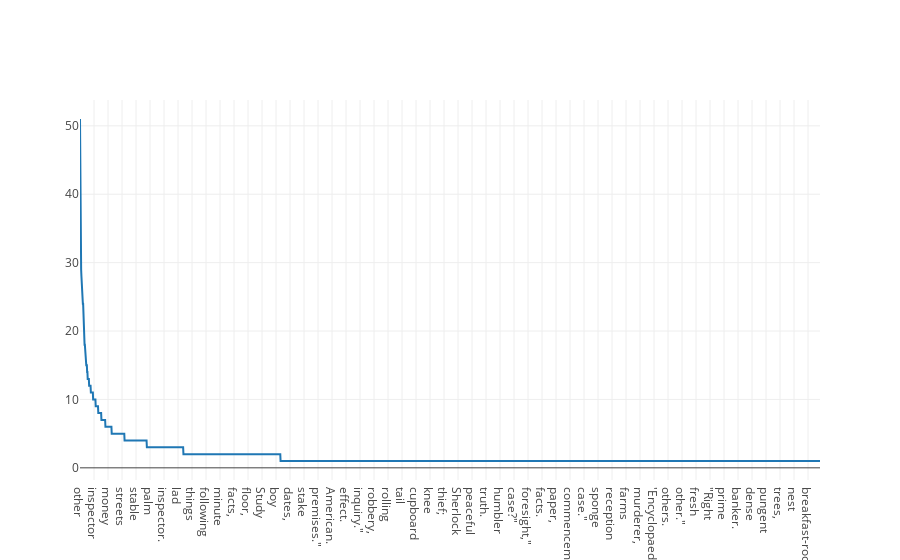
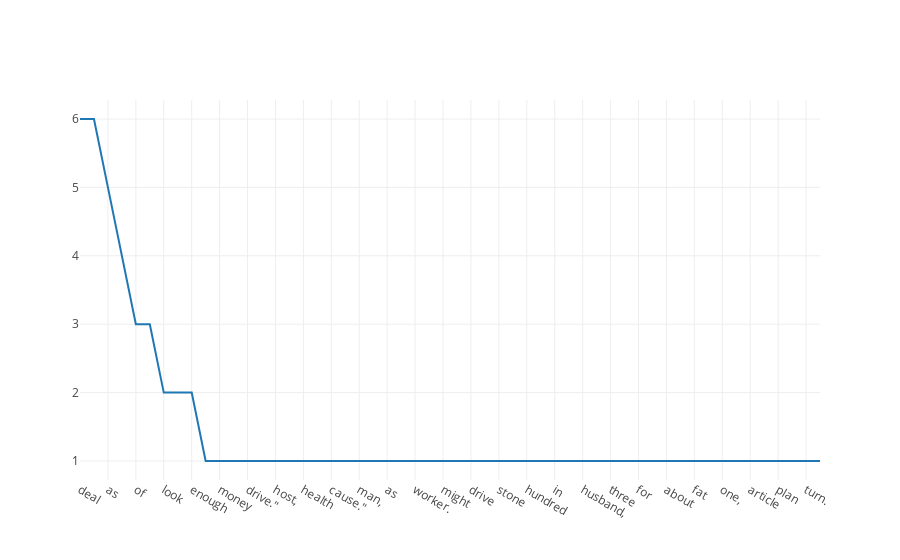

Notebook cell for these charts, in order:
### Code cell
# Let us look at 

def bgof(x, y):
    return {k[1] : v for k, v in x.items() if k[0] == y}

sorted_the = sorted(bgof(bigrams, 'the').items(), key = lambda x : x[1], reverse=True)
iplot([{"x" : list(zip(*sorted_the))[0], "y": list(zip(*sorted_the))[1]}])

sorted_good = sorted(bgof(bigrams, 'good').items(), key = lambda x : x[1], reverse=True)
iplot([{"x" : list(zip(*sorted_good))[0], "y": list(zip(*sorted_good))[1]}])

#make_table(list(bgof(bigrams, 'good').items()))

print(bgof(bigrams, 'good')['man'])
print(bgof(bigrams, 'the')['man'])

### Figure 1 — Plotly figure (JSON) as saved in the notebook; plotly's stock layout.template omitted (floating-point values rounded to 4 significant figures; data arrays with more than 128 entries replaced by an {"elided": "..."} marker saying what was removed)
{"data": [{"type": "scatter", "uid": "fc8b87a4-a595-11e8-9233-8cec4b02ab43", "x": {"elided": "2591 str values"}, "y": {"elided": "2591 int values"}}], "layout": {}}

### Figure 2 — Plotly figure (JSON) as saved in the notebook; plotly's stock layout.template omitted (floating-point values rounded to 4 significant figures)
{"data": [{"type": "scatter", "uid": "fc8b87a6-a595-11e8-9233-8cec4b02ab43", "x": ["deal", "enough", "as", "a", "of", "sense", "look", "to", "enough\r", "people", "money", "style.", "drive.\"\r", "man", "host,", "thing,", "health", "and", "cause.\"\r", "enough,", "man,\r", "result,\"", "as\r", "with", "worker.", "seaman", "might", "ground", "drive", "friend\r", "stone", "fortune.\r", "hundred", "news?\"\r", "in", "authority", "husband,", "aunt", "three", "purpose", "for", "pawnbroker", "about", "strong", "fat", "deal.", "one,", "spirits?\"\r", "article", "news", "plan", "girl", "turn.", "Berkshire"], "y": [6, 6, 5, 4, 3, 3, 2, 2, 2, 1, 1, 1, 1, 1, 1, 1, 1, 1, 1, 1, 1, 1, 1, 1, 1, 1, 1, 1, 1, 1, 1, 1, 1, 1, 1, 1, 1, 1, 1, 1, 1, 1, 1, 1, 1, 1, 1, 1, 1, 1, 1, 1, 1, 1]}], "layout": {}}
